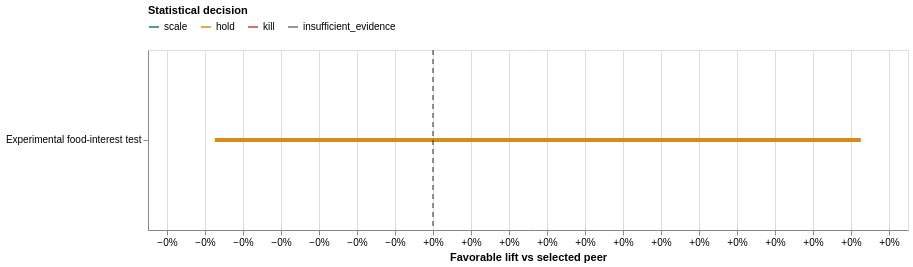
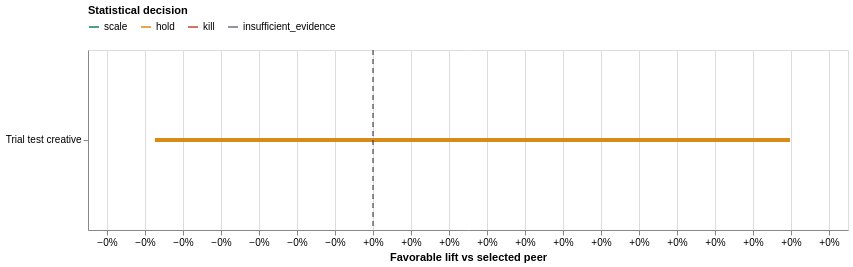
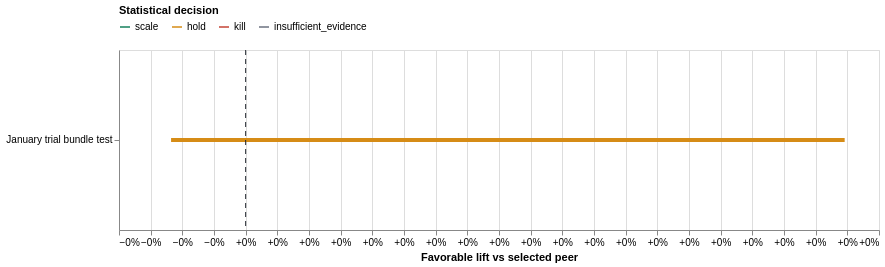

Notebook cell for these charts, in order:
### Code cell
child_chart_data = child_summary.dropna(subset=["Lift low", "Lift high"]).copy()
child_chart_data = child_chart_data.sort_values(
    "Probability better", ascending=False
).groupby("Level", as_index=False).head(10)
for level in ["adset", "ad", "creative", "audience"]:
    level_data = child_chart_data[child_chart_data["Level"].eq(level)]
    if level_data.empty:
        continue
    base = alt.Chart(level_data)
    child_chart = base.mark_rule(strokeWidth=4).encode(
        y=alt.Y("Entity:N", sort="-x", title=None),
        x=alt.X("Lift low:Q", title="Favorable lift vs selected peer", axis=alt.Axis(format="+.0%")),
        x2="Lift high:Q",
        color=alt.Color(
            "Statistical decision:N",
            scale=alt.Scale(domain=list(DECISION_COLORS), range=list(DECISION_COLORS.values())),
            legend=alt.Legend(orient="top"),
        ),
        tooltip=[
            "Level", "Campaign", "Entity", "Successes", "Trials",
            alt.Tooltip("Probability better:Q", format=".2%"),
            "Final action",
        ],
    )
    zero = base.mark_rule(color="#20262e", strokeDash=[5, 4]).encode(
        x=alt.datum(0)
    )
    display(Markdown(f"### {level.title()} favorable-lift ranges"))
    display((child_chart + zero).properties(
        width=760, height=max(180, len(level_data) * 38)
    ))

### Figure 1 — Vega-Lite specification as saved in the notebook (floating-point values rounded to 4 significant figures)
{"config": {"view": {"continuousWidth": 300, "continuousHeight": 300}}, "layer": [{"mark": {"type": "rule", "strokeWidth": 4}, "encoding": {"color": {"field": "Statistical decision", "legend": {"orient": "top"}, "scale": {"domain": ["scale", "hold", "kill", "insufficient_evidence"], "range": ["#16815d", "#d68c16", "#c44536", "#6b7280"]}, "type": "nominal"}, "tooltip": [{"field": "Level", "type": "nominal"}, {"field": "Campaign", "type": "nominal"}, {"field": "Entity", "type": "nominal"}, {"field": "Successes", "type": "quantitative"}, {"field": "Trials", "type": "quantitative"}, {"field": "Probability better", "format": ".2%", "type": "quantitative"}, {"field": "Final action", "type": "nominal"}], "x": {"axis": {"format": "+.0%"}, "field": "Lift low", "title": "Favorable lift vs selected peer", "type": "quantitative"}, "x2": {"field": "Lift high"}, "y": {"field": "Entity", "sort": "-x", "title": null, "type": "nominal"}}}, {"mark": {"type": "rule", "color": "#20262e", "strokeDash": [5, 4]}, "encoding": {"x": {"datum": 0}}}], "data": {"name": "data-bd149a7c50d83312852fff7dac7a8222"}, "height": 180, "width": 760, "$schema": "https://vega.github.io/schema/vega-lite/v5.20.1.json", "datasets": {"data-bd149a7c50d83312852fff7dac7a8222": [{"Level": "adset", "Campaign": "January Trial Bundle Test", "Entity": "Experimental food-interest test", "Successes": 6794.0, "Trials": 532600.0, "Raw rate": 0.01276, "Corrected rate": 0.01274, "Lift low": -0.001148, "Lift high": 0.002252, "Probability better": 0.7596, "Benchmark source": "shared_primary_kpi_group", "Benchmark quality": "provisional", "Statistical decision": "hold", "Final action": "keep_as_test", "Spend": 2818.0}]}}

### Figure 2 — Vega-Lite specification as saved in the notebook (floating-point values rounded to 4 significant figures)
{"config": {"view": {"continuousWidth": 300, "continuousHeight": 300}}, "layer": [{"mark": {"type": "rule", "strokeWidth": 4}, "encoding": {"color": {"field": "Statistical decision", "legend": {"orient": "top"}, "scale": {"domain": ["scale", "hold", "kill", "insufficient_evidence"], "range": ["#16815d", "#d68c16", "#c44536", "#6b7280"]}, "type": "nominal"}, "tooltip": [{"field": "Level", "type": "nominal"}, {"field": "Campaign", "type": "nominal"}, {"field": "Entity", "type": "nominal"}, {"field": "Successes", "type": "quantitative"}, {"field": "Trials", "type": "quantitative"}, {"field": "Probability better", "format": ".2%", "type": "quantitative"}, {"field": "Final action", "type": "nominal"}], "x": {"axis": {"format": "+.0%"}, "field": "Lift low", "title": "Favorable lift vs selected peer", "type": "quantitative"}, "x2": {"field": "Lift high"}, "y": {"field": "Entity", "sort": "-x", "title": null, "type": "nominal"}}}, {"mark": {"type": "rule", "color": "#20262e", "strokeDash": [5, 4]}, "encoding": {"x": {"datum": 0}}}], "data": {"name": "data-9f058078c16915eaf217ad5f740c5753"}, "height": 180, "width": 760, "$schema": "https://vega.github.io/schema/vega-lite/v5.20.1.json", "datasets": {"data-9f058078c16915eaf217ad5f740c5753": [{"Level": "ad", "Campaign": "January Trial Bundle Test", "Entity": "Trial test creative", "Successes": 6794.0, "Trials": 532600.0, "Raw rate": 0.01276, "Corrected rate": 0.01274, "Lift low": -0.001148, "Lift high": 0.002195, "Probability better": 0.7482, "Benchmark source": "shared_primary_kpi_group", "Benchmark quality": "provisional", "Statistical decision": "hold", "Final action": "keep_as_test", "Spend": 2818.0}]}}

### Figure 3 — Vega-Lite specification as saved in the notebook (floating-point values rounded to 4 significant figures)
{"config": {"view": {"continuousWidth": 300, "continuousHeight": 300}}, "layer": [{"mark": {"type": "rule", "strokeWidth": 4}, "encoding": {"color": {"field": "Statistical decision", "legend": {"orient": "top"}, "scale": {"domain": ["scale", "hold", "kill", "insufficient_evidence"], "range": ["#16815d", "#d68c16", "#c44536", "#6b7280"]}, "type": "nominal"}, "tooltip": [{"field": "Level", "type": "nominal"}, {"field": "Campaign", "type": "nominal"}, {"field": "Entity", "type": "nominal"}, {"field": "Successes", "type": "quantitative"}, {"field": "Trials", "type": "quantitative"}, {"field": "Probability better", "format": ".2%", "type": "quantitative"}, {"field": "Final action", "type": "nominal"}], "x": {"axis": {"format": "+.0%"}, "field": "Lift low", "title": "Favorable lift vs selected peer", "type": "quantitative"}, "x2": {"field": "Lift high"}, "y": {"field": "Entity", "sort": "-x", "title": null, "type": "nominal"}}}, {"mark": {"type": "rule", "color": "#20262e", "strokeDash": [5, 4]}, "encoding": {"x": {"datum": 0}}}], "data": {"name": "data-0643e47d6a8718b06f4664a9c849669b"}, "height": 180, "width": 760, "$schema": "https://vega.github.io/schema/vega-lite/v5.20.1.json", "datasets": {"data-0643e47d6a8718b06f4664a9c849669b": [{"Level": "creative", "Campaign": "January Trial Bundle Test", "Entity": "January trial bundle test", "Successes": 6794.0, "Trials": 532600.0, "Raw rate": 0.01276, "Corrected rate": 0.01259, "Lift low": -0.0001178, "Lift high": 0.0009458, "Probability better": 0.936, "Benchmark source": "shared_primary_kpi_group", "Benchmark quality": "provisional", "Statistical decision": "hold", "Final action": "keep_as_test", "Spend": 2818.0}]}}
